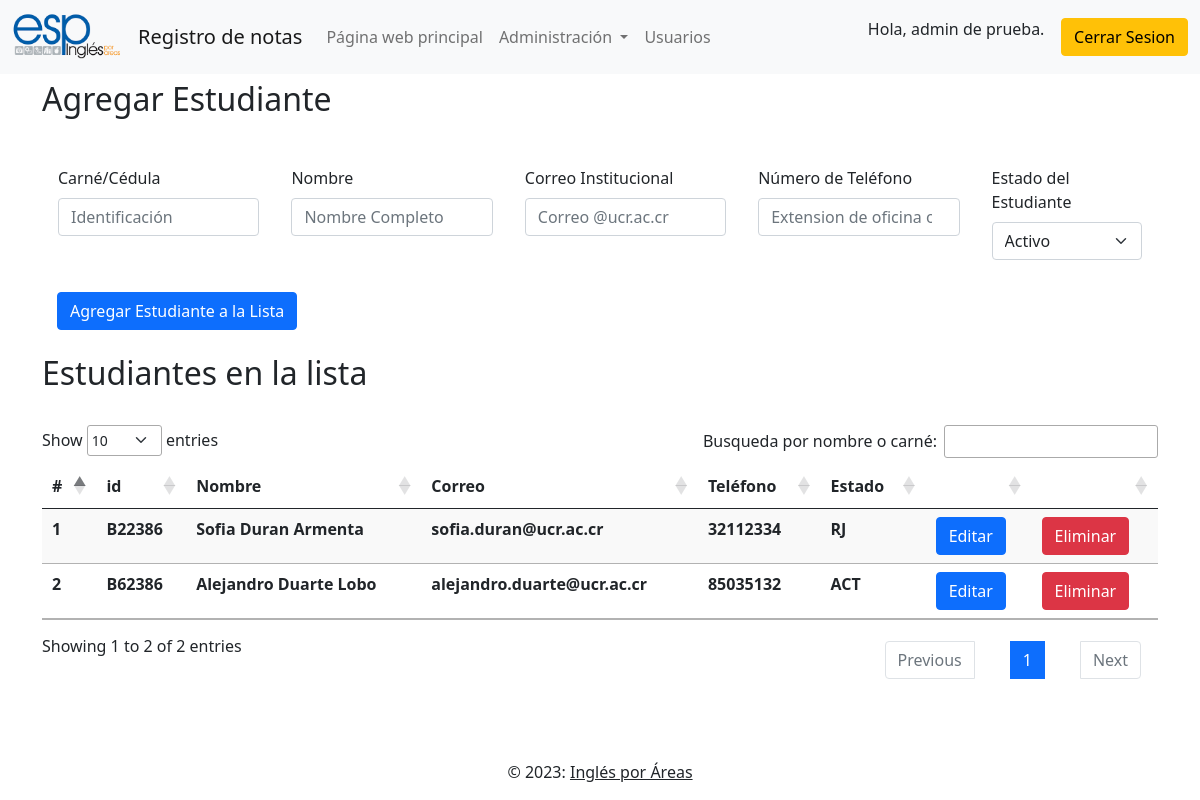
The app's page /estudiantes.php (signed in) with its own data.
### tables this page shows
CREATE TABLE estudiante (
  id varchar(9) PRIMARY KEY NOT NULL,
  nombre_estudiante varchar(50),
  correo_estudiante varchar(50),
  telefono_estudiante varchar(8),
  estado_estudiante varchar(5)
);

### estudiantes.php (the view, shortened to what this page needs)
<?php
if (isset($_SESSION['username']) && isset($_SESSION['id']) && $_SESSION['role'] == 'admin') {
    $sql = "SELECT * FROM estudiante";
    $query = mysqli_query($conn, $sql);
    ?>
    <!DOCTYPE html>
    <html lang="es">
    <?php
    include "layout/head.php";
    ?>
    <body>
        <?php
        include "layout/header.php";
        ?>
        <div class="container" style="margin-top: 80px;">
            <h2>Agregar Estudiante</h2>
            <br>
            <form action="php/insert_estudiante.php" method="POST">
                <div class="d-flex">
                    <div class="mb-3 p-3">
                        <label for="name" class="form-label">Carné/Cédula</label>
                        <input type="text" class="form-control" id="id" name="id" placeholder="Identificación"
                            required="required" maxlength="9">
                    </div>
                    <div class="mb-3 p-3">
                        <label for="name" class="form-label">Nombre</label>
                        <input type="text" class="form-control" id="name" name="nombre" placeholder="Nombre Completo"
                            required="required" maxlength="50">
                    </div>
                    <div class="mb-3  p-3">
                        <label for="email" class="form-label">Correo Institucional</label>
                        <input type="email" class="form-control" id="email" name="correo" placeholder="Correo @ucr.ac.cr"
                            required="required" maxlength="50">
                    </div>
                    <div class="mb-3  p-3">
                        <label for="tel" class="form-label">Número de Teléfono</label>
                        <input type="number" class="form-control" id="tel" name="telefono"
                            placeholder="Extension de oficina o # de celular" maxlength="8">
                    </div>
                    <div class="mb-3  p-3">
                        <label for="estado" class="form-label">Estado del Estudiante</label>
                        <select class="form-select" id="estado" name="estado">
                            <option value="ACT">Activo</option>
                        </select>
                    </div>
                </div>
                <input type="submit" class="btn btn-primary" style="margin-left: 15px;"
                    value="Agregar Estudiante a la Lista">
            </form>
        </div>
        <br>
        <div class="container" style="margin-bottom: 80px;">
            <h2>Estudiantes en la lista</h2>
            <br>
            <table id="tabla-estudiantes" class="table table-striped table-hover">
                <thead>
                    <tr>
                        <th>#</th>
                        <th>id</th>
                        <th>Nombre</th>
                        <th>Correo</th>
                        <th>Teléfono</th>
                        <th>Estado</th>
                        <th></th>
                        <th></th>
                    </tr>
                </thead>
                <tbody>
                    <tr>
                        <?php
                        $i = 1;
                        while ($row = mysqli_fetch_array($query)): ?>
                            <th>
                                <?= $i ?>
                            </th>
                            <th>
                                <?= $row['id'] ?>
                            </th>
                            <th>
                                <?= $row['nombre_estudiante'] ?>
                            </th>
                            <th>
                                <?= $row['correo_estudiante'] ?>
                            </th>
                            <th>
                                <?= $row['telefono_estudiante'] ?>
                            </th>
                            <th>
                                <?= $row['estado_estudiante'] ?>
                            </th>
                            <th><a class="btn btn-primary"
                                    href="update_estudiante.php?id=<?= $row['id'] ?>">Editar</a></th>
                            <th><a class="btn btn-danger"
                                    href="php/delete_estudiante.php?id=<?= $row['id'] ?>"
                                    onclick="return confirm('Realmente quiere eliminar esta entrada? Los datos en el registro de notas pueden depender de esta.')">Eliminar</a>
                            </th>
                            <?php $i++; ?>
                        </tr>
                    <?php endwhile; ?>
                </tbody>
            </table>
        </div>
        <?php
        include "layout/footer.php";
        ?>
    </body>
    </html>
<?php } else {
    header("Location: login.php");
} ?>

### layout/head.php (shortened to what this page needs)
<head>
        <link href="bootstrap5/css/bootstrap.min.css" rel="stylesheet">
        <link rel="stylesheet" href="css/style.css">
        <link rel="stylesheet" href="js/DataTables-1.13.6/css/jquery.dataTables.css" />
        <link href="js/Select2-4.1.0/css/select2.min.css" rel="stylesheet" />
        <link href="bootstrap5/css/bootstrap.min.css" rel="stylesheet">
        <link rel="stylesheet" href="js/DataTables-1.13.6/css/dataTables.bootstrap.css" />
    </head>

### layout/header.php (shortened to what this page needs)
<header>
    <nav class="navbar navbar-expand-sm bg-light navbar-light fixed-top">
        <div class="container-fluid">
            <a class="navbar-brand" href="index.php">
                <img src="img/logoESP.png" alt="" width="110" height="48">
            </a>
            <a class="navbar-brand" href="index.php">Registro de notas </a>
            <div class="collapse navbar-collapse" id="mynavbar">
                <ul class="navbar-nav me-auto">
                    <li class="nav-item">
                        <a class="nav-link" href="https://www.inglesporareas.ucr.ac.cr/">Página web principal</a>
                    </li>
                    <?php if (isset($_SESSION['username']) && isset($_SESSION['id']) && ($_SESSION['role'] == 'admin')) { ?>
                        <li class="nav-item dropdown">
                            <a class="nav-link dropdown-toggle" href="#" id="navbarDarkDropdownMenuLink" role="button"
                                data-bs-toggle="dropdown" aria-expanded="false">
                                Administración
                            </a>
                        </li>
                        <li class="nav-item">
                            <a class="nav-link" href="usuarios.php">Usuarios</a>
                        </li>
                    <?php } ?>
                </ul>
                <?php if (isset($_SESSION['username']) && isset($_SESSION['id']) && ($_SESSION['role'] == 'admin' || $_SESSION['role'] == 'user')) {
                    echo ("<p style=\"margin-left:=2.5em;\"> Hola, " . $_SESSION['name'] . ".&nbsp;&nbsp;&nbsp;&nbsp;</p> "); ?>
                    <a class="btn btn-warning" href="logout.php" role="button">Cerrar Sesion</a>
                <?php } else { ?>
                    <a class="btn btn-primary" href="login.php" role="button">Iniciar Sesion</a>
                <?php } ?>
            </div>
        </div>
    </nav>
</header>

### layout/footer.php
<footer class="bg-transparent text-center text-lg-start fixed-bottom">
        <div class="text-center p-3">
            © 2023:
            <a class="text-dark">Inglés por Áreas</a>
        </div>
    </footer>

### records on screen
estudiante: id "B22386", nombre_estudiante "Sofia Duran Armenta", correo_estudiante "sofia.duran@ucr.ac.cr", telefono_estudiante "32112334", estado_estudiante "RJ"
estudiante: id "B62386", nombre_estudiante "Alejandro Duarte Lobo", correo_estudiante "alejandro.duarte@ucr.ac.cr", telefono_estudiante "85035132", estado_estudiante "ACT"

### other values on screen
$_SESSION['name'] "admin de prueba"
